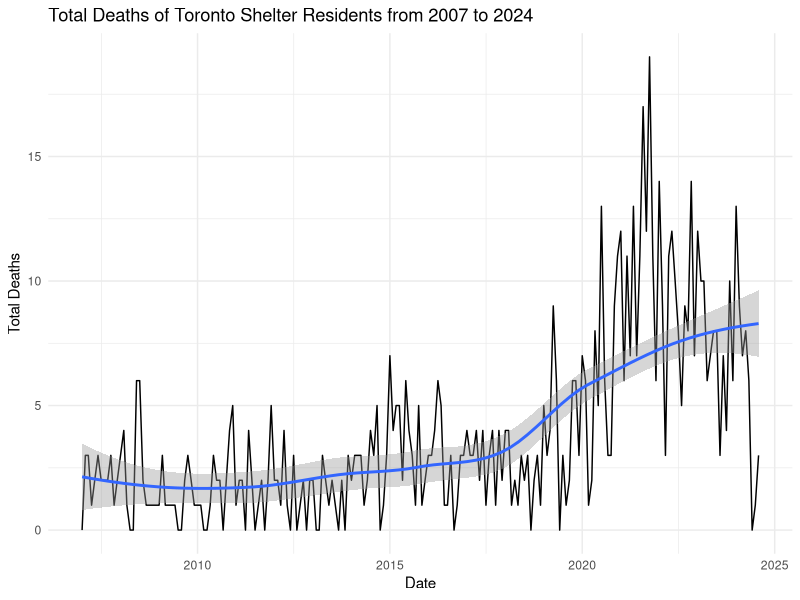
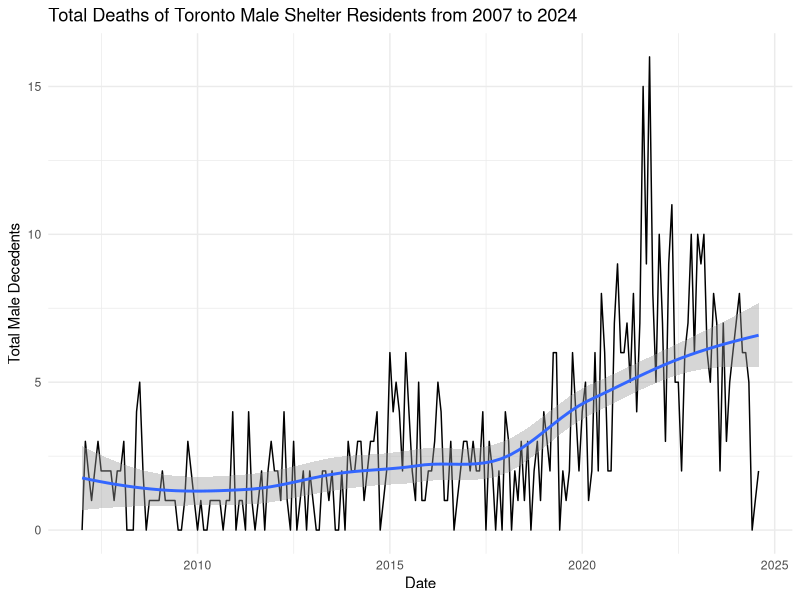
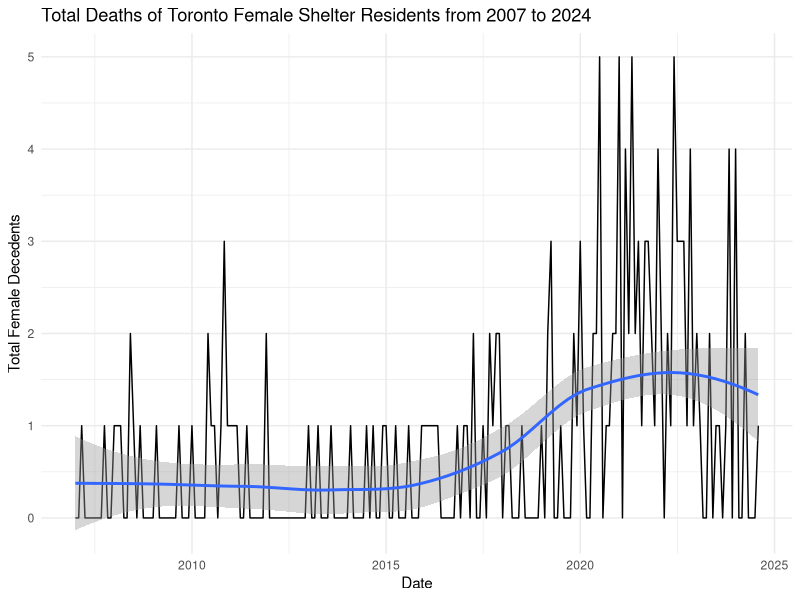

The R source for these figures, in order:
## ---- chunk 1
#| include: false
#| warning: false
#| message: false

# Workspace Setup
library(tidyverse)

## ---- chunk 2
#| echo: false
#| warning: false
#| message: false

# Load the data 
data <- read_csv(here::here("data/analysis_data/analysis_data.csv"))
## ---- chunk 3
#| label: fig-deaths
#| fig-cap: Deaths of shelter residents over time
#| echo: false

ggplot(data = data, aes(x = data$date, y = data$total_deaths)) +
  geom_line() + 
  geom_smooth() +
  labs(
    title = "Total Deaths of Toronto Shelter Residents from 2007 to 2024",
    x = "Date",
    y = "Total Deaths"
  ) +
  theme_minimal()
## ---- chunk 4
#| label: fig-male_decedents
#| fig-cap: Deaths of male shelter residents over time
#| echo: false

ggplot(data = data, aes(x = data$date, y = data$male_decedents)) +
  geom_line() + 
  geom_smooth() +
  labs(
    title = "Total Deaths of Toronto Male Shelter Residents from 2007 to 2024",
    x = "Date",
    y = "Total Male Decedents"
  ) +
  theme_minimal()

## ---- chunk 5
#| label: fig-female_decedents
#| fig-cap: Deaths of female shelter residents over time
#| echo: false

ggplot(data = data, aes(x = data$date, y = data$female_decedents)) +
  geom_line() + 
  geom_smooth() +
  labs(
    title = "Total Deaths of Toronto Female Shelter Residents from 2007 to 2024",
    x = "Date",
    y = "Total Female Decedents"
  ) +
  theme_minimal()

